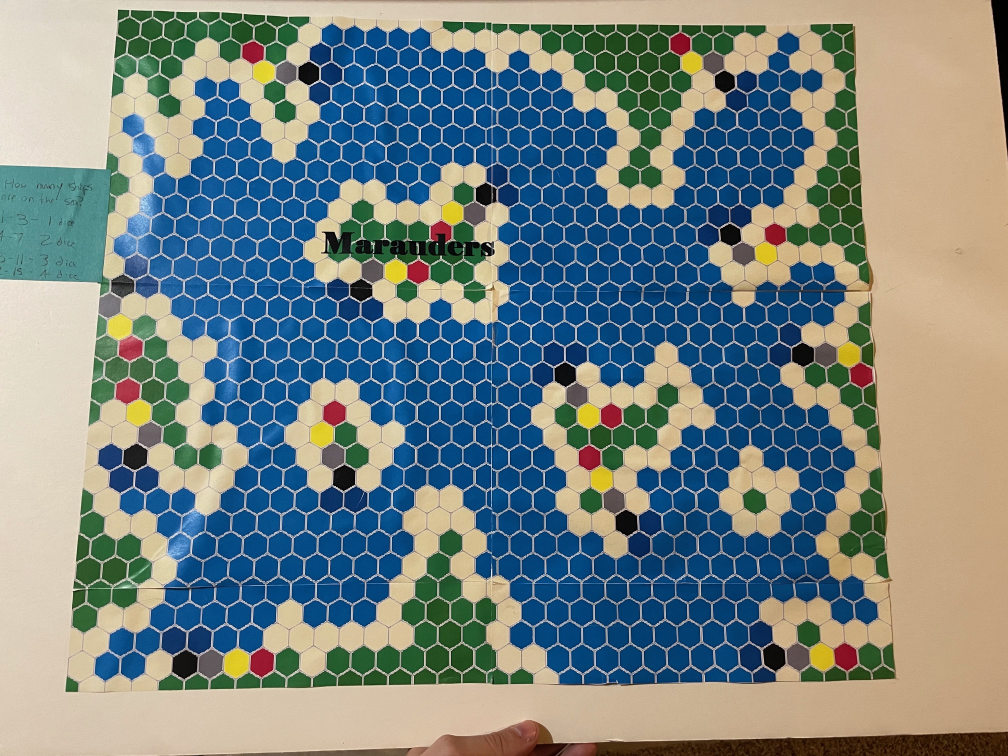
#> input picture Original Marauders Board.jpeg, 2016 x 1512 px (shown at 1/2 size)
$ python map_board.py
#> lines starting #> are read from the running program, lines starting #| are printed output that depends on the picture; after the words box and inside, x2 and y2 are one past the last pixel; in counts of white or black regions, pixels touching at a corner belong together
"""Derive reviewable terrain data from the untouched physical-board reference.

Run with Pillow, numpy and OpenCV installed. Output is derived artwork/data only.
Photo coordinates and the small list of reviewed corrections are explicit here.
"""
from pathlib import Path
import json
import cv2
import numpy as np
from PIL import Image, ImageDraw

ROOT = Path(__file__).resolve().parents[1]
photo = Image.open(ROOT / "Original Marauders Board.jpeg").convert("RGB")
#> photo is the input picture: PIL image 2016x1512 RGB; mean R, G, B 119.1, 133, 131.6
print("Image size", photo.size)
#| Image size (2016, 1512)
# Coordinate calibration uses the displayed 1824 x 1368 reference.
photo = photo.resize((1824, 1368))
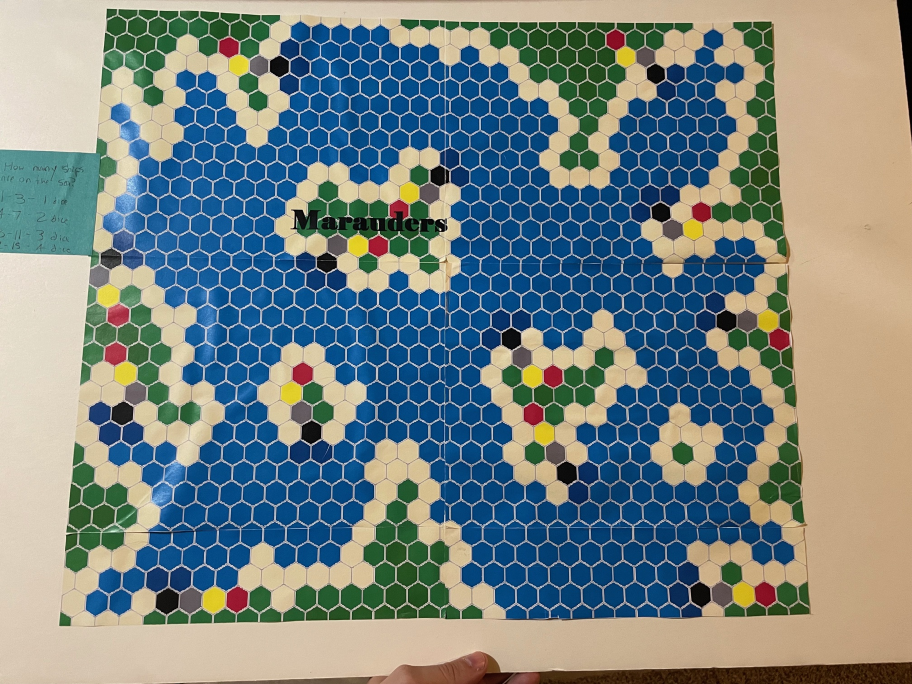
#> photo: PIL image 1824x1368 RGB (shown at 1/2 size); mean R, G, B 119.1, 133, 131.6
corners = np.float32([[233, 52], [1505, 79], [149, 1206], [1574, 1190]])
grid = np.float32([[0, 0], [32, 0], [0, 30], [32, 30]])
transform = cv2.getPerspectiveTransform(grid, corners)
inverse = cv2.getPerspectiveTransform(corners, grid)
ports_photo = [(559, 131), (1312, 149), (876, 352), (1322, 425),
               (221, 517), (654, 523), (1023, 679), (1453, 644),
               (244, 830), (622, 865), (1134, 948), (332, 1203), (1400, 1190)]
ports = {}
for i, (x, y) in enumerate(ports_photo, 1):
    gx, gy = cv2.perspectiveTransform(np.float32([[[x, y]]]), inverse)[0, 0]
    row = round(float(gy))
    col = round(float(gx) + (0.5 if row % 2 else 0))
    ports[(col, row)] = f"port-{i}"
    print(f"port-{i}: col={col} row={row}, fit=({gx:.2f}, {gy:.2f})")

overlay = photo.copy()
draw = ImageDraw.Draw(overlay)
hsv = cv2.cvtColor(np.array(photo), cv2.COLOR_RGB2HSV)
#> hsv: shape (1368, 1824, 3); mean H, S, V 58.5, 127.6, 161.8
blue_mask = (((hsv[:, :, 0] >= 90) & (hsv[:, :, 0] <= 125) & (hsv[:, :, 1] > 80)) * 255).astype(np.uint8)
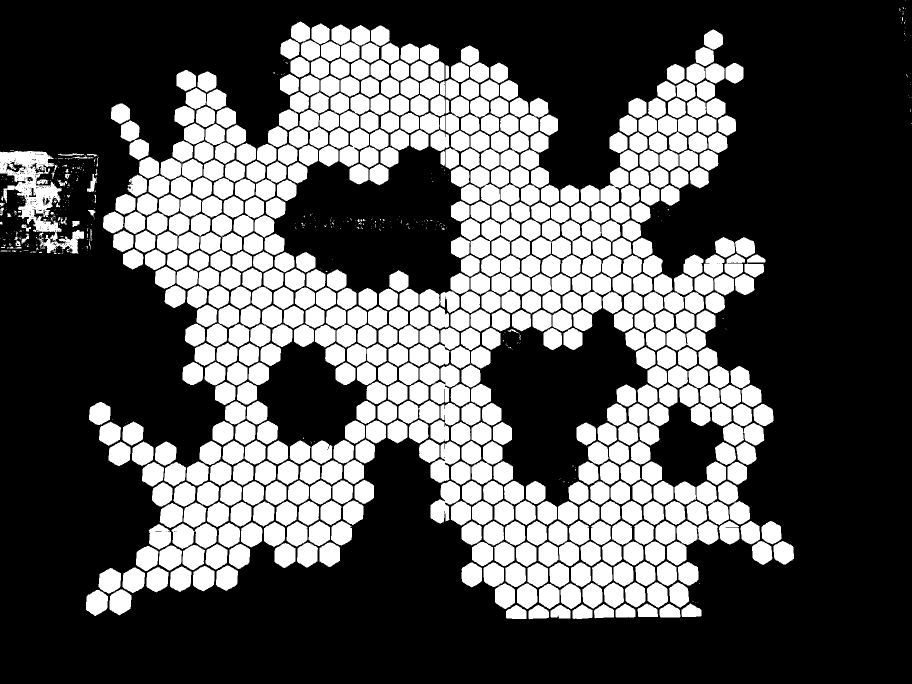
#> blue_mask: shape (1368, 1824) (shown at 1/2 size); 32.8% white; 1002 white regions (367 under 20 px)
contours, _ = cv2.findContours(blue_mask, cv2.RETR_EXTERNAL, cv2.CHAIN_APPROX_SIMPLE)
#> contours = 995 contours, 378 with area under 20; largest, box (x1, y1, x2, y2) and area: (0, 301, 168, 507) 11918, (343, 1046, 434, 1098) 3188, (1353, 1042, 1437, 1090) 2851, (861, 962, 920, 1047) 2666, (861, 883, 920, 966) 2650
centers = []
for contour in contours:
    area = cv2.contourArea(contour)
    if not 650 < area < 1900:
        continue
    m = cv2.moments(contour)
    x, y = m['m10'] / m['m00'], m['m01'] / m['m00']
    centers.append((x, y))
#> this loop made 995 passes
#> (area, x, y) on passes 1 to 3: (765, 1121.1, 1224.9), (819, 1076.6, 1225.5), (842.5, 1032.2, 1225.9)
#> after the loop, centers = 579 pairs, first value 193.2 to 1566.9, second value 64 to 1225.9
print('Blue centers', len(centers))
#| Blue centers 579
def features(x, y):
    return [1, x, y, x*x, x*y, y*y, x*x*x, x*x*y, x*y*y, y*y*y]

# The paper is creased and slightly curved. Fit a smooth lattice to detected
# individual blue hex centroids instead of treating it as a flat photograph.
samples, locations = [], []
for x, y in centers:
    gx, gy = cv2.perspectiveTransform(np.float32([[[x, y]]]), inverse)[0, 0]
    row = round(float(gy))
    col = round(float(gx) + (0.5 if row % 2 else 0))
    logical_x = col - (0.5 if row % 2 else 0)
    if abs(gy-row) < 0.45 and abs(gx-logical_x) < 0.45:
        samples.append(features(logical_x, row))
        locations.append([x, y])
#> this loop made 579 passes
#> (x, y, gx, gy, row, col, logical_x) on passes 1 to 3: (1121.1, 1224.9, 21.53, 30.71, 31, 22, 21.5), (1076.6, 1225.5, 20.52, 30.71, 31, 21, 20.5), (1032.2, 1225.9, 19.52, 30.71, 31, 20, 19.5)
#> after the loop, locations has the same summary as centers; samples = 579 items
fit = np.linalg.lstsq(samples, locations, rcond=None)[0]
#> fit = [[225.3, 52.71], [43.18, 1.64], [-1.45, 34.58], [-0.193, -0.000756], [0.111, -0.0755], [-0.0479, 0.0634], [0.00301, -0.000912], [-0.000867, 0.00246], [0.00246, -0.00161], [0.000158, 0.00227]]
def project(col, row):
    return np.array(features(col - (0.5 if row % 2 else 0), row)) @ fit
cells = []
rows = []
for row in range(31):
    line = ""
    for col in range(33):
        gx = col - (0.5 if row % 2 else 0)
        x, y = project(col, row)
        x, y = round(float(x)), round(float(y))
        samples = hsv[y-7:y+8, x-7:x+8].reshape(-1, 3)
        water = ((samples[:, 0] >= 90) & (samples[:, 0] <= 125) & (samples[:, 1] > 80)).mean() > 0.5
        terrain = "water" if water else "land"
        port = ports.get((col, row))
        if port:
            terrain = "port"
        # even-r offset -> axial, with odd rows shifted left in the photograph.
        cell = {"q": col - (row + 1) // 2, "r": row, "terrain": terrain}
        if port:
            cell["portId"] = port
        cells.append(cell)
        symbol = "P" if port else "." if water else "#"
        line += symbol
        draw.ellipse((x-3,y-3,x+3,y+3), fill="#ffcd56" if water else "#fa69ec")
        draw.text((x-10,y-12), f"{col},{row}", fill="white", stroke_width=1, stroke_fill="black")
    rows.append(line)
#> after the loop, cells = 1023 items; rows = 31 items

# Harbor membership is reviewed separately against the visibly darker tiles.
output = ROOT / "artifacts" / "mapping"
output.mkdir(parents=True, exist_ok=True)
overlay.save(output / "calibration.png")
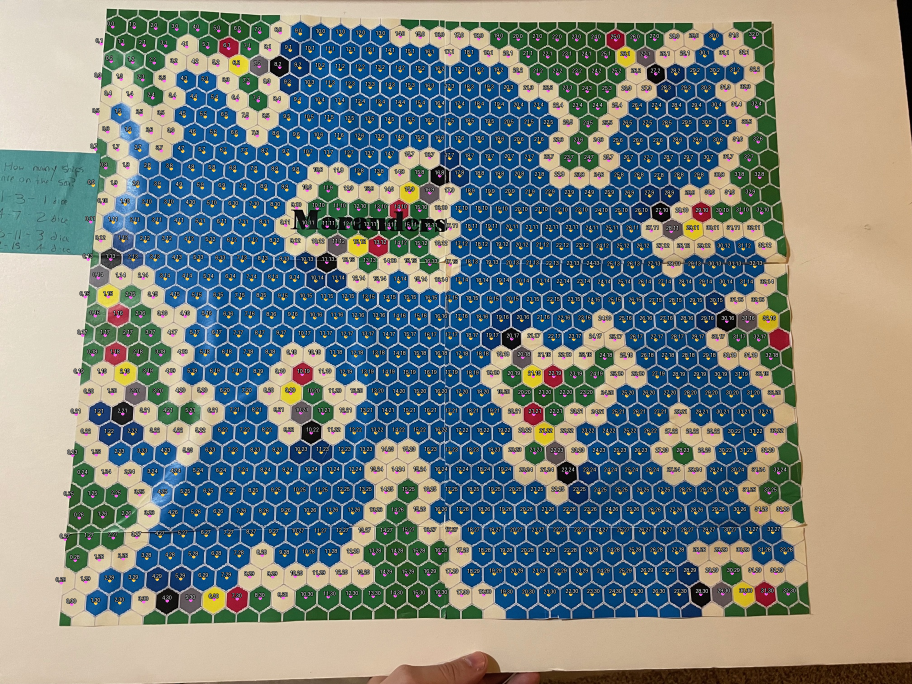
#> saved as calibration.png: PIL image 1824x1368 RGB (shown at 1/2 size); mean R, G, B 121.9, 131.7, 128.9
(output / "terrain-draft.json").write_text(json.dumps({"cells": cells}, indent=2) + "\n")
print("\n".join(f"{r:02} {line}" for r, line in enumerate(rows)))
#> (printed output is left out)
